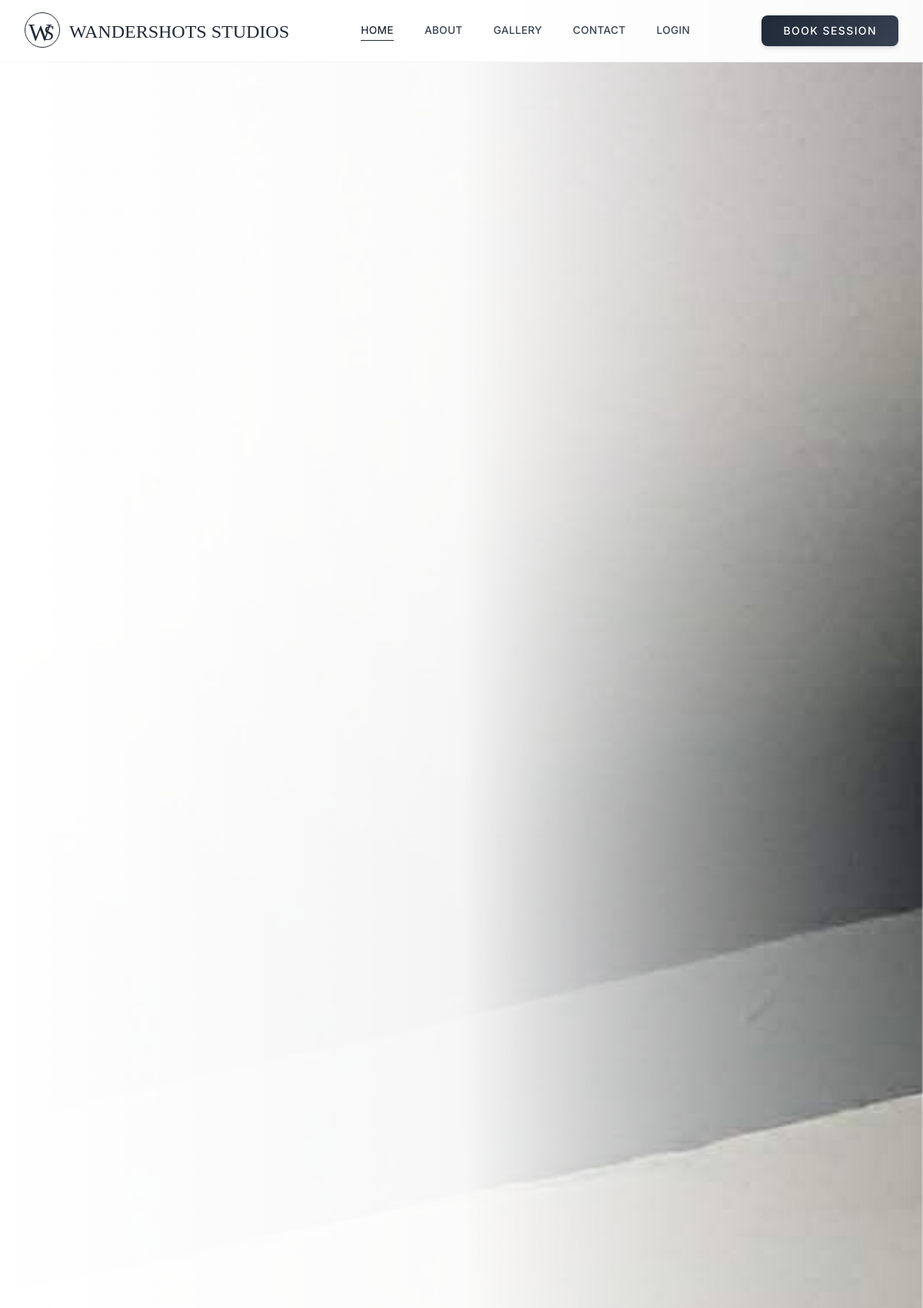
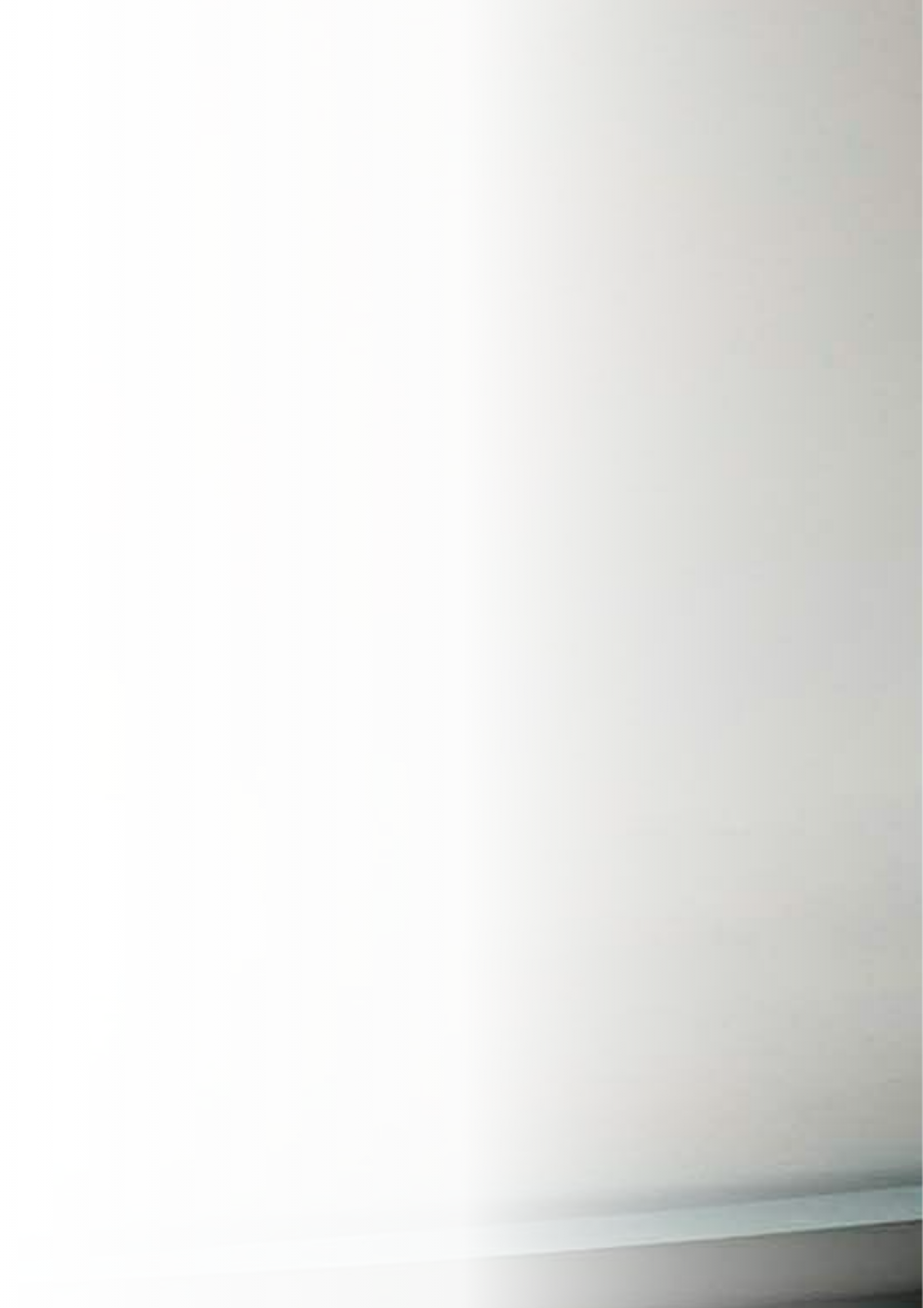
The page / (upper part) on the database its author committed (2 pictures, top to bottom).
### website/models.py (models this page shows)
class SiteSetting(db.Model):
    id = db.Column(db.Integer, primary_key=True)
    setting_key = db.Column(db.String(100), unique=True, nullable=False)
    setting_value = db.Column(db.Text)

### website/views.py (the view)
@views.route('/')
def home():
    settings = {
        'hero_pre': get_setting('home_hero_pre', 'TIMELESS STYLE'),
        'hero_title': get_setting('home_hero_title', 'Timeless<br><em class="font-light italic">Elegance</em><br>in Every Frame.'),
        'hero_desc': get_setting('home_hero_desc', "Capturing life's most precious moments with artistic vision and technical excellence. Every photograph tells a story worth preserving for generations."),
        'hero_bg_img': get_image_url(get_setting('home_hero_bg_img'), 'https://readdy.ai/api/search-image?query=elegant%20photography%20studio%20with%20soft%20natural%20lighting%2C%20minimal%20modern%20interior%20design%2C%20professional%20camera%20equipment%2C%20clean%20white%20walls%2C%20large%20windows%20with%20diffused%20sunlight%2C%20sophisticated%20atmosphere%2C%20high-end%20photography%20workspace&width=1920&height=1080&seq=hero-bg-001&orientation=landscape'),
        'hero_portrait_img': get_image_url(get_setting('home_hero_portrait_img'), 'https://readdy.ai/api/search-image?query=professional%20portrait%20photography%20of%20elegant%20woman%20with%20natural%20lighting%2C%20soft%20shadows%2C%20timeless%20beauty%2C%20classic%20composition%2C%20high-end%20fashion%20photography%20style%2C%20sophisticated%20atmosphere%2C%20artistic%20black%20and%20white%20tones&width=600&height=750&seq=hero-portrait-001&orientation=portrait'),
        'expertise_title': get_setting('home_expertise_title', 'Our Expertise'),
        'exp1_title': get_setting('home_exp1_title', 'Studio Portraits'),
        'exp1_desc': get_setting('home_exp1_desc', 'Professional studio sessions with controlled lighting and premium backdrops for timeless portrait photography that captures your unique personality.'),
        'exp2_title': get_setting('home_exp2_title', 'Event Coverage'),
        'exp2_desc': get_setting('home_exp2_desc', 'Comprehensive wedding and event photography services that document every precious moment with artistic flair and professional discretion.'),
        'exp3_title': get_setting('home_exp3_title', 'Luxury Photobooth'),
        'exp3_desc': get_setting('home_exp3_desc', 'Premium on-site studio booths with magnetic prints, custom elegant layouts, and flawless professional lighting setups.'),
        'about_pre': get_setting('home_about_pre', 'OUR APPROACH'),
        'about_title': get_setting('home_about_title', 'Crafting Moments,<br>Building <em class="italic">Legacies</em>.'),
        'about_p1': get_setting('home_about_p1', 'With over a decade of experience in fine art photography, we believe that every image should tell a story that transcends time. Our approach combines classical composition techniques with modern artistic vision.'),
        'about_p2': get_setting('home_about_p2', 'From intimate portraits to grand celebrations, we focus on capturing the authentic emotions and genuine connections that make each moment unique and meaningful for generations to come.'),
        'about_img': get_image_url(get_setting('home_about_img'), 'https://readdy.ai/api/search-image?query=professional%20photography%20workspace%20with%20vintage%20cameras%2C%20artistic%20lighting%20equipment%2C%20film%20rolls%2C%20elegant%20desk%20setup%2C%20creative%20studio%20environment%2C%20warm%20natural%20lighting%2C%20sophisticated%20photographer%20tools%20and%20equipment&width=600&height=700&seq=workspace-001&orientation=portrait'),
        'portfolio_title': get_setting('home_portfolio_title', 'Featured Projects'),
        'port1_img': get_image_url(get_setting('home_port1_img'), 'https://readdy.ai/api/search-image?query=elegant%20wedding...'),
        'port1_title': get_setting('home_port1_title', 'Romantic Wedding'),
        'port1_sub': get_setting('home_port1_sub', 'Outdoor Ceremony'),
        'port1_link': get_setting('home_port1_link', '#'), # <--- ADD THIS
        'port2_img': get_image_url(get_setting('home_port2_img'), 'https://readdy.ai/api/search-image?query=professional%20family...'),
        'port2_title': get_setting('home_port2_title', 'Family Legacy'),
        'port2_sub': get_setting('home_port2_sub', 'Studio Session'),
        'port2_link': get_setting('home_port2_link', '#'), # <--- ADD THIS
        'port3_img': get_image_url(get_setting('home_port3_img'), 'https://readdy.ai/api/search-image?query=artistic%20lifestyle...'),
        'port3_title': get_setting('home_port3_title', 'Lifestyle Session'),
        'port3_sub': get_setting('home_port3_sub', 'Natural Setting'),
        'port3_link': get_setting('home_port3_link', '#'), # <--- ADD THIS
        'cta_title': get_setting('home_cta_title', "Let's create something beautiful."),
        'cta_desc': get_setting('home_cta_desc', "Ready to capture your story? Our calendar fills up quickly for the upcoming season. We'd love to discuss your vision and create timeless photographs that celebrate your most precious moments.")
    }
    return render_template("index.html", user=current_user, page='home', settings=settings)

### website/views.py (called while the page is built)
def get_setting(key, default_value=""):
    setting = SiteSetting.query.filter_by(setting_key=key).first()
    return setting.setting_value if setting else default_value

def get_image_url(filename, default_url):
    if not filename:
        return default_url
    if filename.startswith('http://') or filename.startswith('https://'):
        return filename
    return url_for('static', filename='images/' + filename)

@views.before_request
def check_maintenance_mode():
    if request.path.startswith('/static') or \
       request.path.startswith('/admin') or \
       request.path == '/maintenance' or \
       request.endpoint == 'auth.admin_login':
        return
    maintenance = get_setting('site_maintenance_mode', 'false')
    if maintenance == 'true':
        if current_user.is_authenticated and current_user.role in ['admin', 'super_admin']:
            return
        if request.path != '/maintenance':
            return redirect(url_for('views.maintenance'))

### website/templates/index.html (shortened to what this page needs)
{% extends "base.html" %}
{% block content %}
<section class="hero-bg-dynamic min-h-[100vh] md:min-h-screen flex items-center relative overflow-hidden -mt-20">
    <div class="absolute inset-0 bg-gradient-to-b from-primary/90 via-primary/80 to-primary md:bg-gradient-to-r md:from-white md:via-white/95 md:to-transparent"></div>
    <div class="w-full relative z-10 pt-24 pb-12 md:py-20">
        <div class="max-w-7xl mx-auto px-4 sm:px-6 lg:px-8">
            <div class="flex flex-col-reverse md:grid md:grid-cols-2 gap-8 md:gap-12 items-center min-h-[80vh] md:min-h-[85vh]">
            </div>
        </div>
    </div>
</section>
{% endblock %}

### website/templates/base.html (shortened to what this page needs)
<!DOCTYPE html>
<html lang="en" class="scroll-smooth">
<head>
    <script src="https://cdn.tailwindcss.com/3.4.16"></script>
    <link href="https://cdnjs.cloudflare.com/ajax/libs/remixicon/4.6.0/remixicon.min.css" rel="stylesheet">
    <script src="https://cdn.tailwindcss.com/3.4.16"></script>
    <link href="https://cdnjs.cloudflare.com/ajax/libs/remixicon/4.6.0/remixicon.min.css" rel="stylesheet">
</head>
<body class="flex flex-col min-h-screen selection:bg-primary selection:text-white">
    {% if page != 'auth' and page != 'dashboard' and page != 'admin_login' %}
    <nav id="navbar" class="fixed top-0 left-0 right-0 z-50 bg-white/95 backdrop-blur-md border-b border-gray-100">
        <div class="max-w-7xl mx-auto px-4 md:px-6 lg:px-8">
            <div class="flex items-center justify-between h-20">
                <div class="flex items-center">
                    <a href="{{ url_for('views.home') }}"
                        class="flex items-center gap-3 group text-primary logo-entrance">
                        {% if header_logo_type == 'image' and header_logo_image %}
                        <img src="{{ header_logo_image }}" alt="Logo"
                            class="h-12 md:h-16 w-auto object-contain img-logo-anim">
                        <div class="flex flex-col justify-center">
                            <span class="font-['Pacifico'] text-2xl leading-none">{{ header_logo_text }}</span>
                        </div>
                        {% else %}
                        <div class="ws-logo-container scale-90 md:scale-100">
                            <div class="ws-monogram-circle"><span class="ws-w">W</span><span class="ws-s">S</span></div>
                        </div>
                        <div class="flex flex-col justify-center">
                            <span class="font-['Pacifico'] text-2xl leading-none">{{ header_logo_text }}</span>
                        </div>
                        {% endif %}
                    </a>
                </div>
                <div class="hidden md:flex items-center space-x-6 lg:space-x-10 text-gray-700">
                    <a href="{{ url_for('views.home') }}"
                        class="font-medium tracking-wide text-[0.85rem] nav-link hover:text-primary transition-colors {% if page=='home'%}nav-link-active font-bold text-primary{%endif%}">HOME</a>
                    <a href="{{ url_for('views.about') }}"
                        class="font-medium tracking-wide text-[0.85rem] nav-link hover:text-primary transition-colors {% if page=='about'%}nav-link-active font-bold text-primary{%endif%}">ABOUT</a>
                    <a href="{{ url_for('views.works') }}"
                        class="font-medium tracking-wide text-[0.85rem] nav-link hover:text-primary transition-colors {% if page=='works'%}nav-link-active font-bold text-primary{%endif%}">GALLERY</a>
                    <a href="{{ url_for('views.contact') }}"
                        class="font-medium tracking-wide text-[0.85rem] nav-link hover:text-primary transition-colors {% if page=='contact'%}nav-link-active font-bold text-primary{%endif%}">CONTACT</a>
                    {% if user.is_authenticated %}
                    {% if user.role in ['admin', 'super_admin'] %}
                    <a href="{{ url_for('views.dashboard') }}"
                        class="text-indigo-600 font-bold tracking-wide text-[0.85rem] nav-link hover:text-indigo-800">DASHBOARD</a>
                    {% else %}
                    <a href="{{ url_for('views.customer_dashboard') }}"
                        class="text-indigo-600 font-bold tracking-wide text-[0.85rem] nav-link hover:text-indigo-800">MY
                        BOOKINGS</a>
                    {% endif %}
                    {% else %}
                    <a href="{{ url_for('auth.login') }}"
                        class="font-medium tracking-wide text-[0.85rem] nav-link hover:text-primary transition-colors">LOGIN</a>
                    {% endif %}
                </div>
                <div class="hidden md:flex items-center space-x-4 lg:space-x-6">
                    <a href="{{ header_cta_link }}"
                        class="btn-primary text-white px-5 lg:px-7 py-2.5 !rounded-button whitespace-nowrap font-medium text-xs lg:text-sm tracking-widest shadow-md uppercase">
                        {{ header_cta_text }}
                    </a>
                </div>
            </div>
        </div>
    </nav>
    {% endif %}
    <main class="flex-grow {% if page == 'dashboard' or page == 'auth' %}pt-0{% else %}pt-20{% endif %}">
        {% block content %}{% endblock %}
    </main>
</body>
</html>

### website/templates/base.html (style rules this page uses)
body { font-family: 'Inter', sans-serif; background-color: #ffffff; color: #111827; }
#navbar { transition: box-shadow 0.3s ease; }
.nav-link { position: relative; display: inline-block; padding-bottom: 2px; }
.nav-link::after { content: ''; position: absolute; width: 0; height: 1.5px; bottom: -2px; left: 0; background-color: currentColor; transition: width 0.3s cubic-bezier(0.4, 0, 0.2, 1); }
.nav-link:hover::after, .nav-link-active::after { width: 100%; }
.logo-entrance { animation: logoEntrance 1s cubic-bezier(0.16, 1, 0.3, 1) forwards; }
.ws-logo-container { display: flex; flex-direction: column; align-items: center; justify-content: center; transform-origin: left center; transition: transform 0.3s ease; }
.ws-monogram-circle { position: relative; width: 46px; height: 46px; display: flex; align-items: center; justify-content: center; margin: 0 auto 3px auto; }
.ws-monogram-circle::after { content: ''; position: absolute; inset: 0; border: 1px solid #1f2937; border-radius: 50%; transition: all 0.6s cubic-bezier(0.68, -0.55, 0.265, 1.55); }
.ws-w { font-family: 'Playfair Display', serif; font-size: 32px; font-weight: 400; color: #1f2937; position: absolute; left: 5px; top: 2px; z-index: 1; transition: all 0.5s ease; }
.ws-s { font-family: 'Playfair Display', serif; font-style: italic; font-size: 28px; font-weight: 500; color: #1f2937; position: absolute; right: 8px; top: 6px; z-index: 2; transition: all 0.5s ease; }
.btn-primary { background: linear-gradient(135deg, #1f2937, #374151); transition: all 0.3s ease; }

### rows shown on the page
SiteSetting: setting_value "WANDERSHOTS STUDIOS"
SiteSetting: setting_value "BOOK SESSION"
